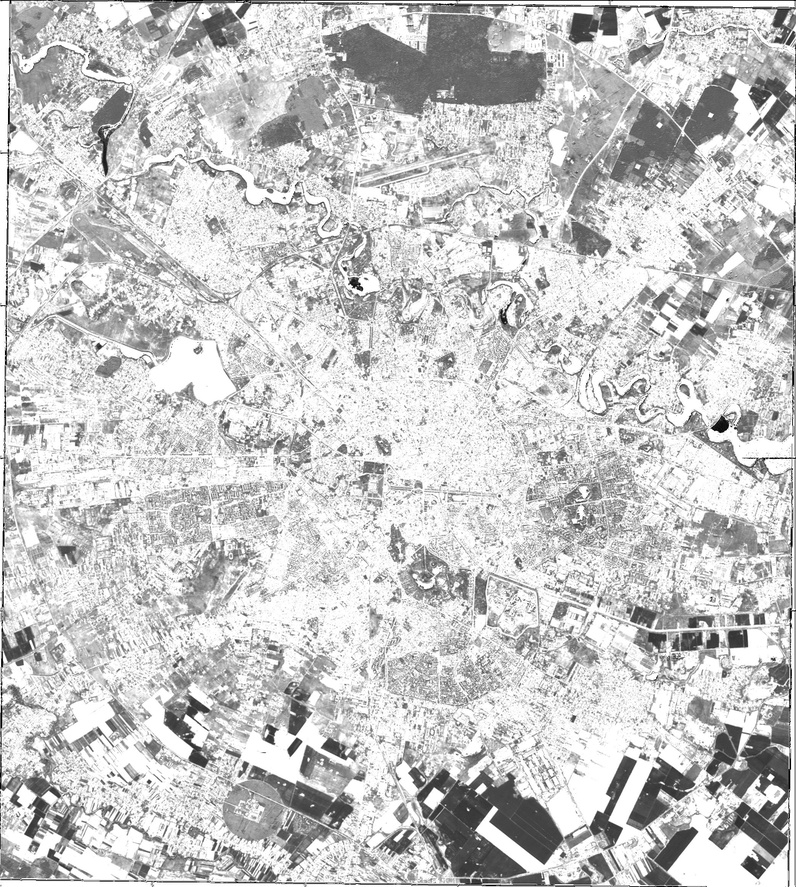
#> input picture msi/image_0001.jpg, 796 x 887 px, shrunk from 2086 x 2325 before the run, found by its file name
$ python pca_trial.py
#> lines starting #> are read from the running program, lines starting #| are printed output that depends on the picture
# -*- coding: utf-8 -*-
"""
Created on Fri Jan 19 00:28:18 2024

@author: Andrei
"""

# [58 lines of commented-out code are left out]

import cv2
import numpy as np
from sklearn.decomposition import PCA
import matplotlib.pyplot as plt

# def apply_pca(image_path, n_components=3):
# Read the image
image_path = 'D:/OneDrive - Universitatea Politehnica Bucuresti/Andrei/Facultate/Master/DISSERTATION/work/msi/image_0001.jpg'
image = cv2.imread(image_path, cv2.IMREAD_GRAYSCALE)
#> image is the input picture: shape (887, 796); min 0, max 255, mean 199.5

# Flatten the image to a 1D array
# flattened_image = image.flatten()

# Print the number of samples and features
n_samples = image.shape[0]
#> n_samples = 887
n_features = image.shape[1]
#> n_features = 796
print(f"n_samples: {n_samples}, n_features: {n_features}")
#| n_samples: 887, n_features: 796

# Determine the valid range for n_components
valid_n_components = min(n_samples, n_features)
#> valid_n_components = 796

# Set n_components within the valid range
n_components = 3
if n_components is None or n_components > valid_n_components:
    n_components = valid_n_components

# Apply PCA
pca = PCA(n_components=n_components)
pca_result = pca.fit_transform(image)
#> pca_result = 887 rows, first 8: [-2716.7, -544, -498.1], [771.2, 445.8, 167.9], [424.9, 343.7, 151.7], [-110.1, 462.3, 445.2], [-821.4, 1014.5, 575.9], [-779, 1074, -256.3], [-614.2, 53.97, -955.4], [-634.4, -849.6, -213.8]

# Reconstruct the image using the principal components
reconstructed_image = pca.inverse_transform(pca_result)
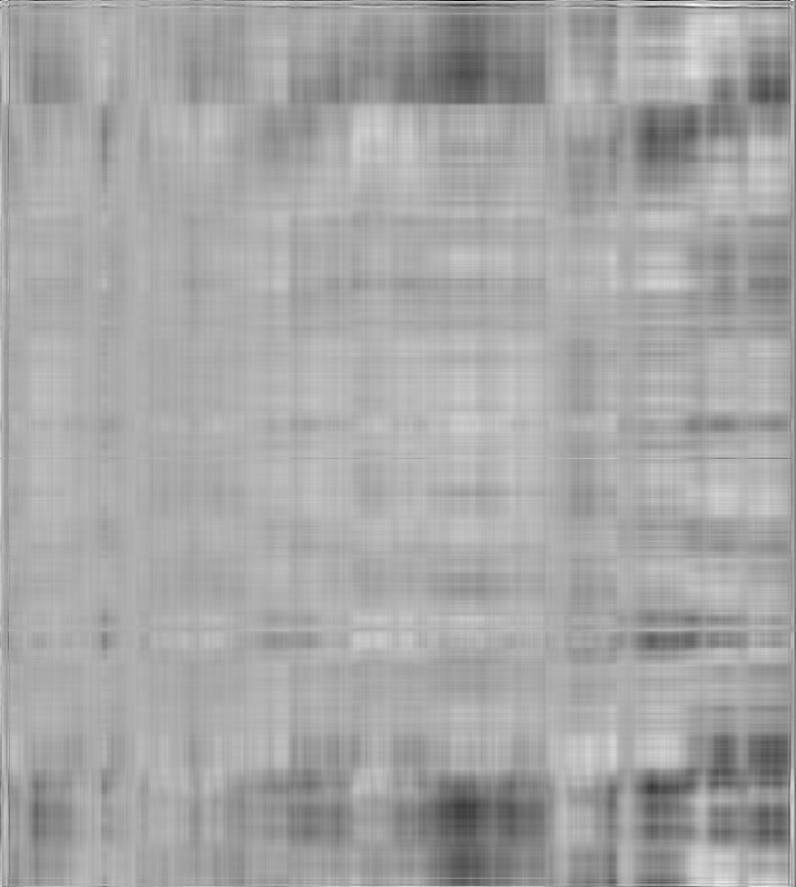
#> reconstructed_image: shape (887, 796) float64; min -48.19, max 331.3, mean 199.5; drawn with min black and max white

# Reshape the reconstructed image to its original shape
reconstructed_image = reconstructed_image.reshape(image.shape)

# Plot the original and reconstructed images
plt.figure(figsize=(8, 4))

plt.subplot(1, 2, 1)
plt.imshow(image, cmap='gray')
plt.title('Original Image')

plt.subplot(1, 2, 2)
plt.imshow(reconstructed_image, cmap='gray')
plt.title('Reconstructed Image (PCA)')

plt.show()
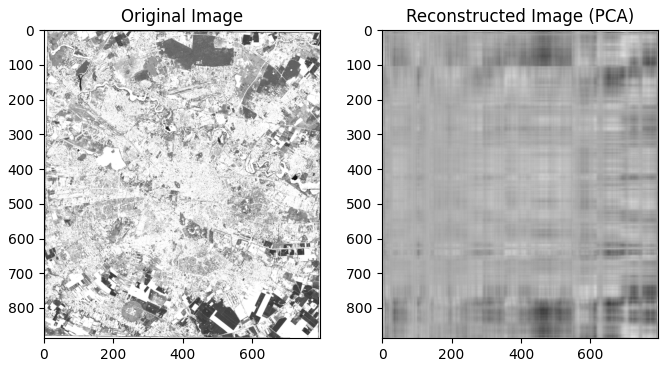
#> figure drawn by matplotlib, 2 panels

# Create a 3D scatter plot
fig = plt.figure(figsize=(10, 8))
ax = fig.add_subplot(111, projection='3d')
data = pca_result
#> data has the same summary as pca_result
# Extract x, y, and z coordinates from the data
x = data[:, 0]
#> x = 887 values, max 771.2 at index 1, min -2716.7 at index 0, mean 0
y = data[:, 1]
#> y = 887 values, max 1074 at index 5, min -923 at index 770, mean -6.15e-15
z = data[:, 2]
#> z = 887 values, max 825.7 at index 753, min -1151.6 at index 886, mean -8.2e-15

# Plot the 3D scatter plot
ax.scatter(x, y, z, c='blue', marker='o', label='Data Points')

# Set labels and title
ax.set_xlabel('X-axis')
ax.set_ylabel('Y-axis')
ax.set_zlabel('Z-axis')
ax.set_title('3D Scatter Plot')

# Add a legend
ax.legend()

# Show the plot
plt.show()
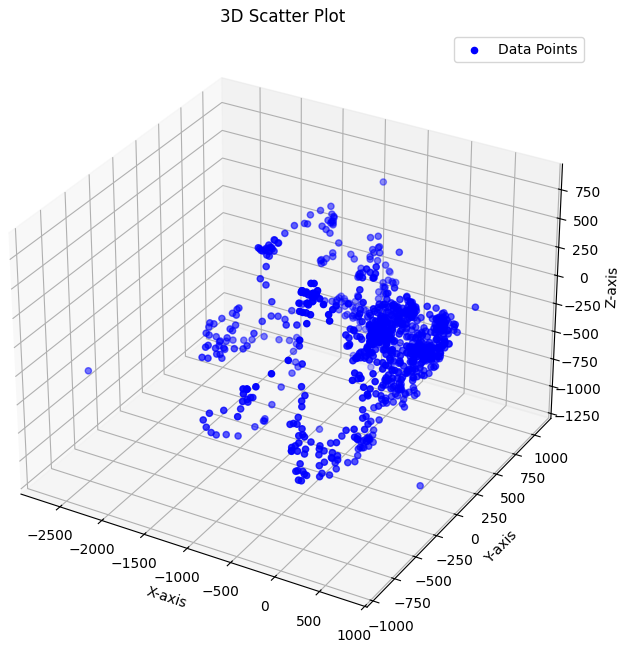
#> figure drawn by matplotlib, 1 panel

$ run again, with msi/image_0002.jpg copied over msi/image_0001.jpg
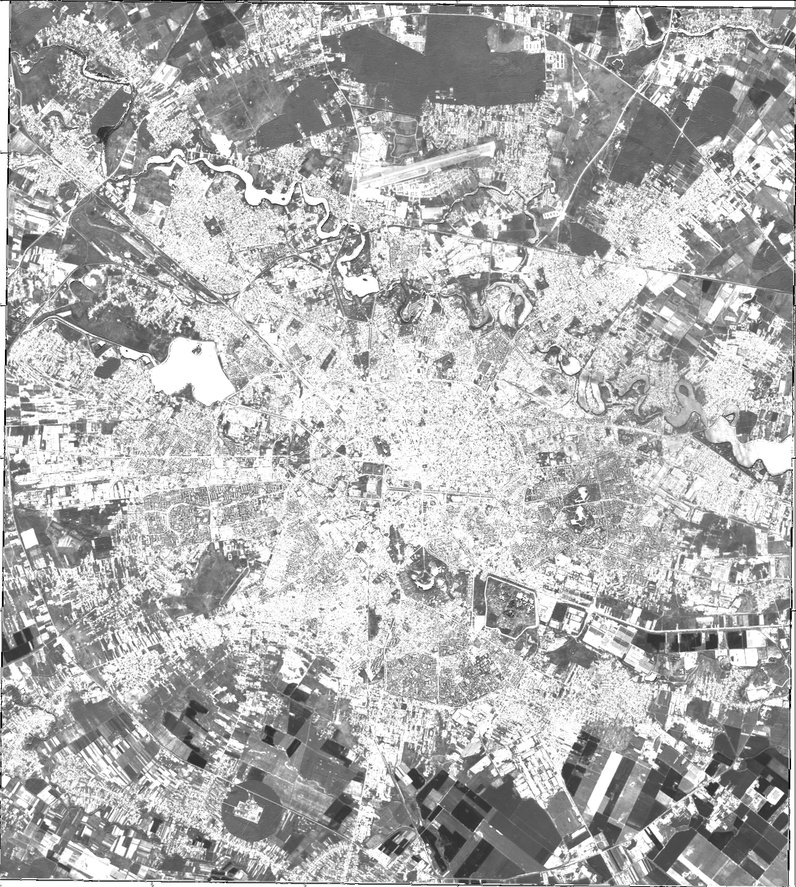
#> input picture msi/image_0002.jpg, 796 x 887 px, shrunk from 2086 x 2325 before the run, found by its file name
#> image is the input picture: shape (887, 796); min 0, max 255, mean 177.6
#| n_samples: 887, n_features: 796
#> pca_result = 887 rows, first 8: [-2903.2, -280.8, 108.5], [1070.1, -218.4, 990.7], [542.5, -655.8, 740], [-104.8, -411.5, 942.8], [-585.3, 489, 1032.2], [-682.7, 842.9, 332.7], [-816, 409.8, -501.6], [-920.8, -175.5, -218.4]
#> `plt.show()`:
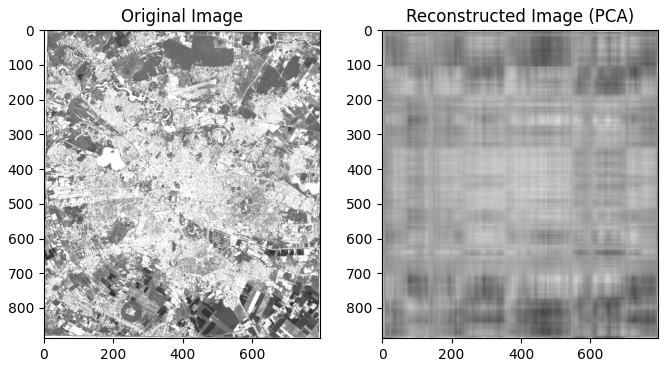
#> figure drawn by matplotlib, 2 panels
#> data has the same summary as pca_result
#> x = 887 values, max 1135.5 at index 886, min -2903.2 at index 0, mean -1.64e-14
#> y = 887 values, max 875.9 at index 885, min -995 at index 719, mean -2.05e-15
#> z = 887 values, max 1032.2 at index 4, min -1006.8 at index 886, mean 0
#> `plt.show()`:
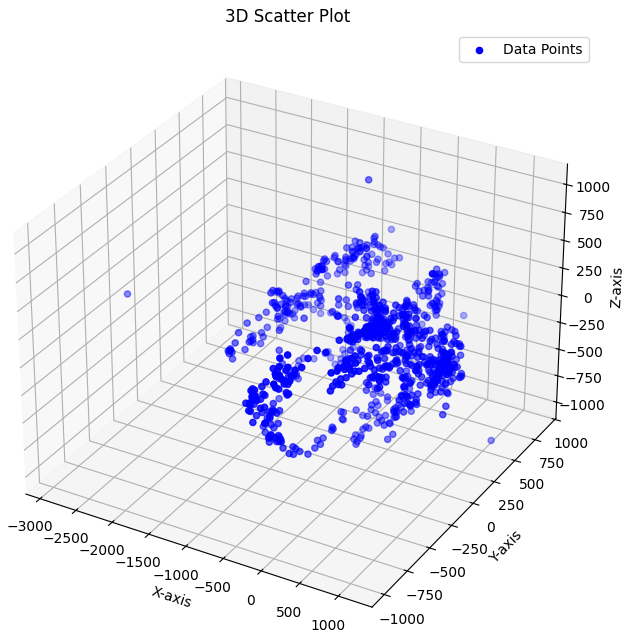
#> figure drawn by matplotlib, 1 panel

$ run again, with msi/image_0003.jpg copied over msi/image_0001.jpg
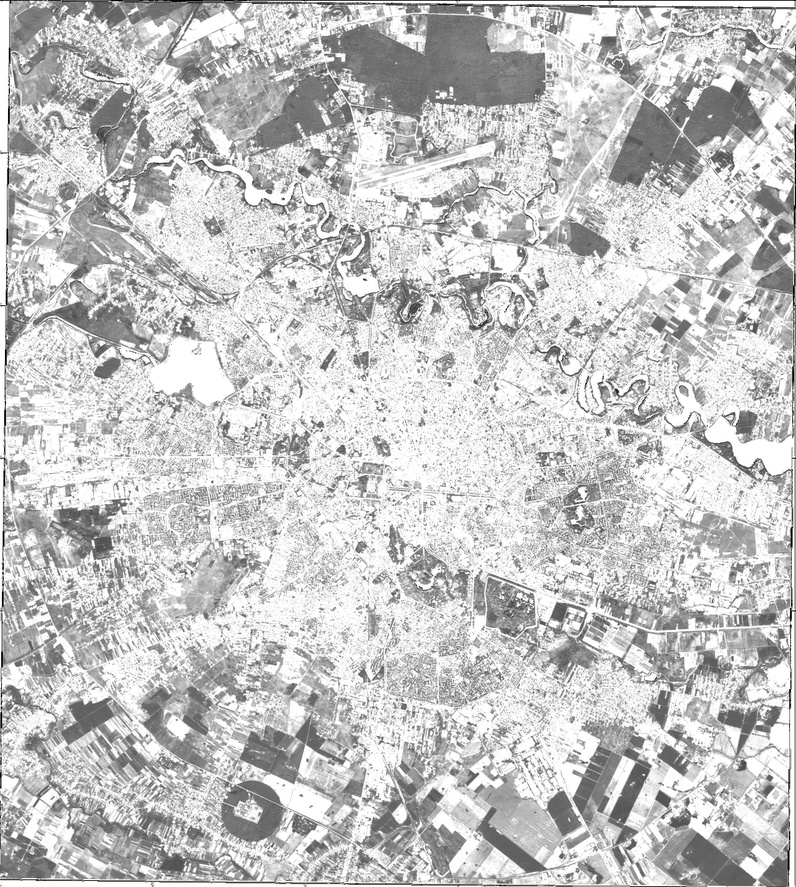
#> input picture msi/image_0003.jpg, 796 x 887 px, shrunk from 2086 x 2325 before the run, found by its file name
#> image is the input picture: shape (887, 796); min 0, max 255, mean 196.9
#| n_samples: 887, n_features: 796
#> pca_result = 887 rows, first 8: [-3295.4, -449.2, -494.8], [269.9, -330.4, -101.8], [-279.2, -575, 389.2], [-853.1, 98.73, 616.6], [-1049.9, 884, 424.8], [-830.8, 479.2, 348], [-989, -491.6, -103.4], [-1055.3, -401.8, -835.2]
#> `plt.show()`:
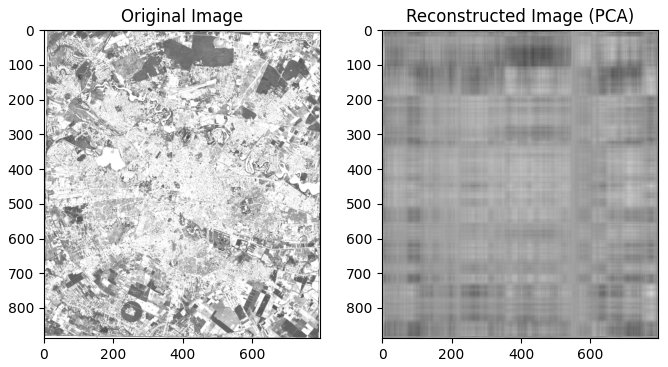
#> figure drawn by matplotlib, 2 panels
#> data has the same summary as pca_result
#> x = 887 values, max 868 at index 475, min -3295.4 at index 0, mean 0
#> y = 887 values, max 947.2 at index 884, min -921 at index 131, mean 8.2e-15
#> z = 887 values, max 616.6 at index 3, min -889.7 at index 880, mean -8.2e-15
#> `plt.show()`:
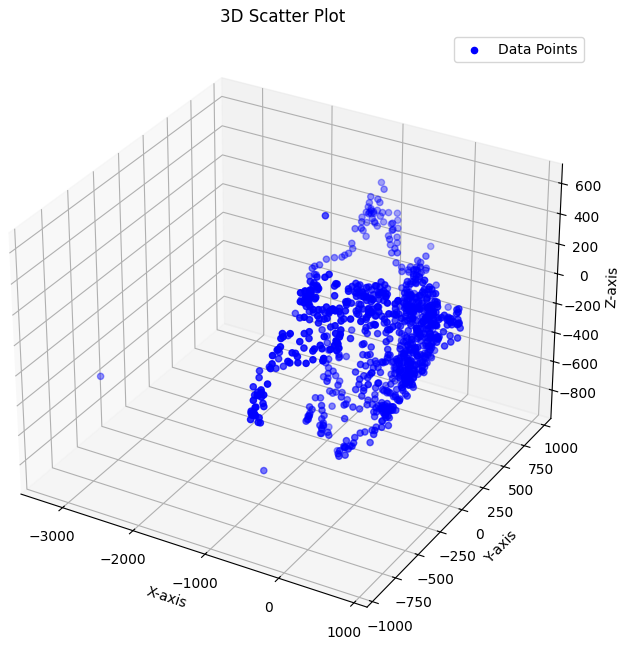
#> figure drawn by matplotlib, 1 panel
